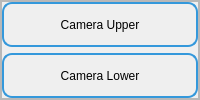
        <widget class="QFrame" name="frame_39">
         <property name="frameShape">
          <enum>QFrame::StyledPanel</enum>
         </property>
         <property name="frameShadow">
          <enum>QFrame::Raised</enum>
         </property>
         <layout class="QHBoxLayout" name="horizontalLayout_12" stretch="10">
          <property name="spacing">
           <number>0</number>
          </property>
          <property name="leftMargin">
           <number>0</number>
          </property>
          <property name="topMargin">
           <number>0</number>
          </property>
          <property name="rightMargin">
           <number>0</number>
          </property>
          <property name="bottomMargin">
           <number>0</number>
          </property>
          <item>
           <widget class="QFrame" name="frame_40">
            <property name="frameShape">
             <enum>QFrame::StyledPanel</enum>
            </property>
            <property name="frameShadow">
             <enum>QFrame::Raised</enum>
            </property>
            <layout class="QVBoxLayout" name="verticalLayout_26" stretch="1,1">
             <property name="leftMargin">
              <number>0</number>
             </property>
             <property name="topMargin">
              <number>0</number>
             </property>
             <property name="rightMargin">
              <number>0</number>
             </property>
             <property name="bottomMargin">
              <number>0</number>
             </property>
             <item>
              <widget class="QFrame" name="frame_2">
               <property name="styleSheet">
                <string notr="true">border: 2px solid #3498db;
border-radius: 10px;</string>
               </property>
               <property name="frameShape">
                <enum>QFrame::StyledPanel</enum>
               </property>
               <property name="frameShadow">
                <enum>QFrame::Raised</enum>
               </property>
               <layout class="QVBoxLayout" name="verticalLayout_27">
                <property name="spacing">
                 <number>0</number>
                </property>
                <property name="leftMargin">
                 <number>9</number>
                </property>
                <property name="topMargin">
                 <number>9</number>
                </property>
                <property name="rightMargin">
                 <number>9</number>
                </property>
                <property name="bottomMargin">
                 <number>9</number>
                </property>
                <item>
                 <widget class="QLabel" name="label_camera_upper">
                  <property name="styleSheet">
                   <string notr="true">border: 0px solid #3498db;
border-radius: 10px;</string>
                  </property>
                  <property name="text">
                   <string>Camera Upper</string>
                  </property>
                  <property name="alignment">
                   <set>Qt::AlignCenter</set>
                  </property>
                 </widget>
                </item>
               </layout>
              </widget>
             </item>
             <item>
              <widget class="QFrame" name="frame_6">
               <property name="styleSheet">
                <string notr="true">border: 2px solid #3498db;
border-radius: 10px;</string>
               </property>
               <property name="frameShape">
                <enum>QFrame::StyledPanel</enum>
               </property>
               <property name="frameShadow">
                <enum>QFrame::Raised</enum>
               </property>
               <layout class="QVBoxLayout" name="verticalLayout_30">
                <property name="spacing">
                 <number>0</number>
                </property>
                <property name="leftMargin">
                 <number>9</number>
                </property>
                <property name="topMargin">
                 <number>9</number>
                </property>
                <property name="rightMargin">
                 <number>9</number>
                </property>
                <property name="bottomMargin">
                 <number>9</number>
                </property>
                <item>
                 <widget class="QLabel" name="label_camera_lower">
                  <property name="styleSheet">
                   <string notr="true">border: 0px solid #3498db;
border-radius: 10px;</string>
                  </property>
                  <property name="text">
                   <string>Camera Lower</string>
                  </property>
                  <property name="alignment">
                   <set>Qt::AlignCenter</set>
                  </property>
                 </widget>
                </item>
               </layout>
              </widget>
             </item>
            </layout>
           </widget>
          </item>
         </layout>
        </widget>
